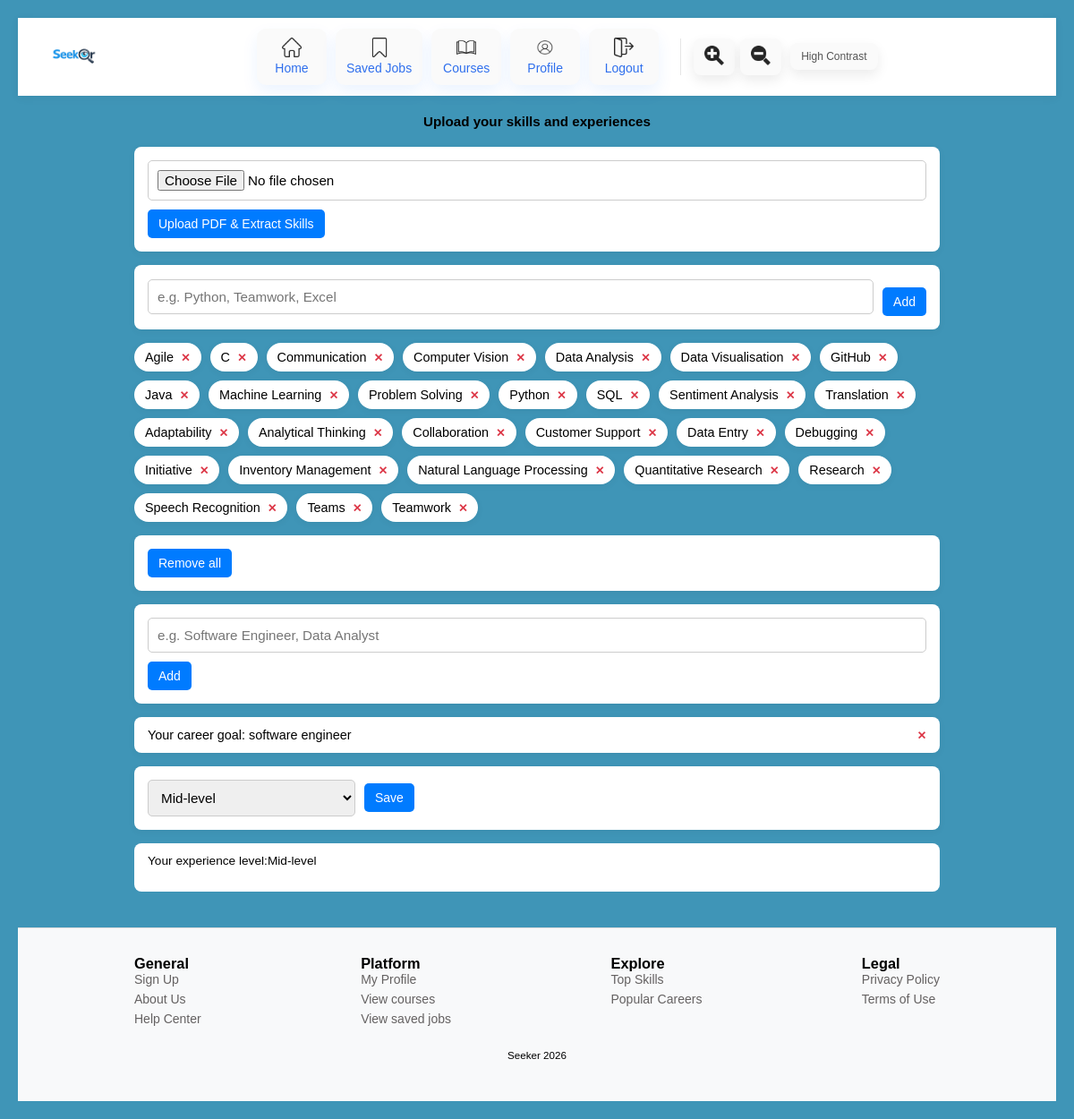
/upload_cv (signed in), run on the app's committed database.
### app.py (models this page shows, shortened)
class UserSkill(db.Model):  #user skill table
    __tablename__="user_skill"
    id = db.Column(db.Integer, primary_key=True)
    user_id=db.Column(db.Integer,db.ForeignKey("user.id"), nullable=False)
    skill_id = db.Column(db.Integer, db.ForeignKey("skill.id"), nullable=False)
    __table_args__ = (
        db.UniqueConstraint("user_id", "skill_id", name="unique_user_skill"),
    )

class Skill(db.Model):   #skill table
    __tablename__="skill"
    id = db.Column(db.Integer, primary_key=True)
    name = db.Column(db.String(120), unique=True, nullable=False)
    users = db.relationship("UserSkill", backref="skill", cascade="all, delete-orphan")

class User(db.Model): #user table
    __tablename__="user"
    id = db.Column(db.Integer, primary_key=True)
    email = db.Column(db.String(120), unique=True, nullable=False)
    password = db.Column(db.String(200), nullable=False)
    name = db.Column(db.String(100))
    experience_level=db.Column(db.String(100))
    career_goal= db.Column(db.String(100))
    skills = db.relationship("UserSkill", backref="user", cascade="all, delete-orphan")

### app.py (the view, shortened to what this page needs)
@app.route('/upload_cv', methods=["GET", "POST"]) # upload cv, allows user to complete their profile
def upload_cv():
    user = get_logged_user()
    if not user:
        flash('Login first', 'error')
        return redirect(url_for('login_page'))
    return render_template("upload_cv.html", user=user)

### app.py (called while the page is built)
def get_logged_user():
    email = session.get("user")
    if not email:
        return None
    return User.query.filter_by(email=email).first()

### templates/upload_cv.html (shortened to what this page needs)
<!DOCTYPE html>
<html lang="en">
<head>
  <link rel="stylesheet" href="{{ url_for('static', filename='upload_cv.css') }}">
</head>
<body>
  {% include 'navbar.html' %}
<h1> Upload your skills and experiences</h1>
<form method="POST" action="{{ url_for('extract_skills_from_cv') }}" enctype="multipart/form-data">
  <input type="file" name="cv" accept="application/pdf" class="entrybox" required>
  <button type="submit" class="loged">Upload PDF & Extract Skills</button>
</form>
<form method="POST" action="{{ url_for('upload_cv') }}">
    <div class="skill-input">
      <input type="text" name="skills" class="entrybox"
             placeholder="e.g. Python, Teamwork, Excel" required>
      <button type="submit" class="loged">Add</button>
    </div>
  </form>
  <ul class="skill-list">
    {% for us in user.skills %}
      <li class="skill-item">
        {{ us.skill.name }}
        <form method="POST" action="{{ url_for('upload_cv') }}" class="delete-form">
          <button type="submit" class="delete-btn">✕</button>
        </form>
      </li>
    {% endfor %}
  </ul>
  <form method="POST" action="{{ url_for('upload_cv') }}" class="delete-all-form">
    <button type="submit" class="remove-all-btn">Remove all</button>
  </form>
  <form method="POST" action="{{ url_for('upload_cv') }}">
    <div class="career-goal-input">
        <input type="text" name="career_goal" class="entrybox"
               placeholder="e.g. Software Engineer, Data Analyst" required>
        <button type="submit" class="loged">Add</button>
      </div>
    </form>
    {% if user.career_goal %}
    <div class="goal-item">
      Your career goal: {{ user.career_goal }}
      <form method="POST" action="{{ url_for('upload_cv') }}" class="delete-form">
        <button type="submit" class="delete-btn">✕</button>
      </form>
    </div>
  {% else %}
    <p>No career goal added yet</p>
  {% endif %}
  <form method="POST" action="{{ url_for('upload_cv') }}">
    <div class="form-group">
      <select id="experience" name="experience" class="experience-dropdown">
        <option value="Mid-level" {% if user.experience_level == "Mid-level" %}selected{% endif %}>Mid-level</option>
      </select>
      <button type="submit" class="save-btn">Save</button>
    </div>
  </form>
  {% if not user.experience_level %}
  <div class = "experience-level">  <p>No experience level set</p></div>
  {%else%}
  <div class = "experience-level">  <p>Your experience level:{{user.experience_level}}</p></div>
  {%endif%}
  {%include 'footer.html'%}
</body>
</html>

### static/upload_cv.css (style rules this page uses)
* { margin: 0; padding: 0; box-sizing: border-box; }
body { font-family: Arial, Helvetica, sans-serif; background-color: #f4f6f9; padding: 20px; }
h1 { font-size: 0.95em; text-align: center; margin: 20px 0; }
form { max-width: 900px; margin: 0 auto 15px auto; background: white; padding: 15px; border-radius: 8px; box-shadow: 0 2px 8px rgba(0,0,0,0.05); }
.entrybox { width: 100%; padding: 10px; border: 1px solid #ccc; border-radius: 5px; font-size: 0.95em; }
.loged { margin-top: 10px; padding: 8px 12px; border: none; background-color: #007bff; color: white; border-radius: 5px; cursor: pointer; font-size: 0.875em; }
.skill-input, .goals-input, .form-group { display: flex; gap: 10px; align-items: center; flex-wrap: wrap; }
.skill-input .entrybox, .goals-input .entrybox { flex: 1; min-width: 250px; }
.skill-list { max-width: 900px; margin: 0 auto 15px auto; list-style: none; padding: 0; display: flex; flex-wrap: wrap; gap: 10px; }
.skill-item { background: white; padding: 8px 12px; border-radius: 20px; box-shadow: 0 2px 8px rgba(0,0,0,0.05); display: flex; align-items: center; gap: 8px; font-size: 0.9em; }
.delete-form { display: inline; margin: 0; padding: 0; background: none; box-shadow: none; }
.delete-btn { background: none; border: none; color: #dc3545; font-weight: bold; cursor: pointer; font-size: 0.875em; }
.goal-item { max-width: 900px; margin: 0 auto 15px auto; background: white; padding: 12px 15px; border-radius: 8px; box-shadow: 0 2px 8px rgba(0,0,0,0.05); display: flex; align-items: center; justify-content: space-between; gap: 10px; font-size: 0.9em; }
.experience-dropdown { padding: 10px; border: 1px solid #ccc; border-radius: 5px; min-width: 220px; font-size: 0.95em; }
.save-btn { padding: 8px 12px; border: none; background-color: #007bff; color: white; border-radius: 5px; cursor: pointer; font-size: 0.875em; }
p { max-width: 900px; margin: 0 auto 15px auto; color: #000; font-size: 0.95em; }
.remove-all-btn { background-color: #007bff; color: white; border: none; padding: 8px 12px; border-radius: 5px; cursor: pointer; font-size: 0.875em; }
.experience-level { max-width: 900px; margin: 0 auto 15px auto; background: white; padding: 12px 15px; border-radius: 8px; gap: 10px; font-size: 0.9em; }

### static/navbar.css (style rules this page uses)
* { box-sizing: border-box; }
body { margin: 0; font-family: Arial; background: rgb(63, 149, 183) }

### data on the page
UserSkill: skill.name "Agile"
UserSkill: skill.name "C"
UserSkill: skill.name "Communication"
UserSkill: skill.name "Computer Vision"
UserSkill: skill.name "Data Analysis"
UserSkill: skill.name "Data Visualisation"
UserSkill: skill.name "GitHub"
UserSkill: skill.name "Java"
UserSkill: skill.name "Machine Learning"
UserSkill: skill.name "Problem Solving"
UserSkill: skill.name "Python"
UserSkill: skill.name "SQL"
UserSkill: skill.name "Sentiment Analysis"
UserSkill: skill.name "Translation"
UserSkill: skill.name "Adaptability"
UserSkill: skill.name "Analytical Thinking"
UserSkill: skill.name "Collaboration"
UserSkill: skill.name "Customer Support"
UserSkill: skill.name "Data Entry"
UserSkill: skill.name "Debugging"
UserSkill: skill.name "Initiative"
UserSkill: skill.name "Inventory Management"
UserSkill: skill.name "Natural Language Processing"
UserSkill: skill.name "Quantitative Research"
UserSkill: skill.name "Research"
UserSkill: skill.name "Speech Recognition"
UserSkill: skill.name "Teams"
UserSkill: skill.name "Teamwork"
User: career_goal "software engineer", experience "Mid-level", experience_level "Mid-level"
